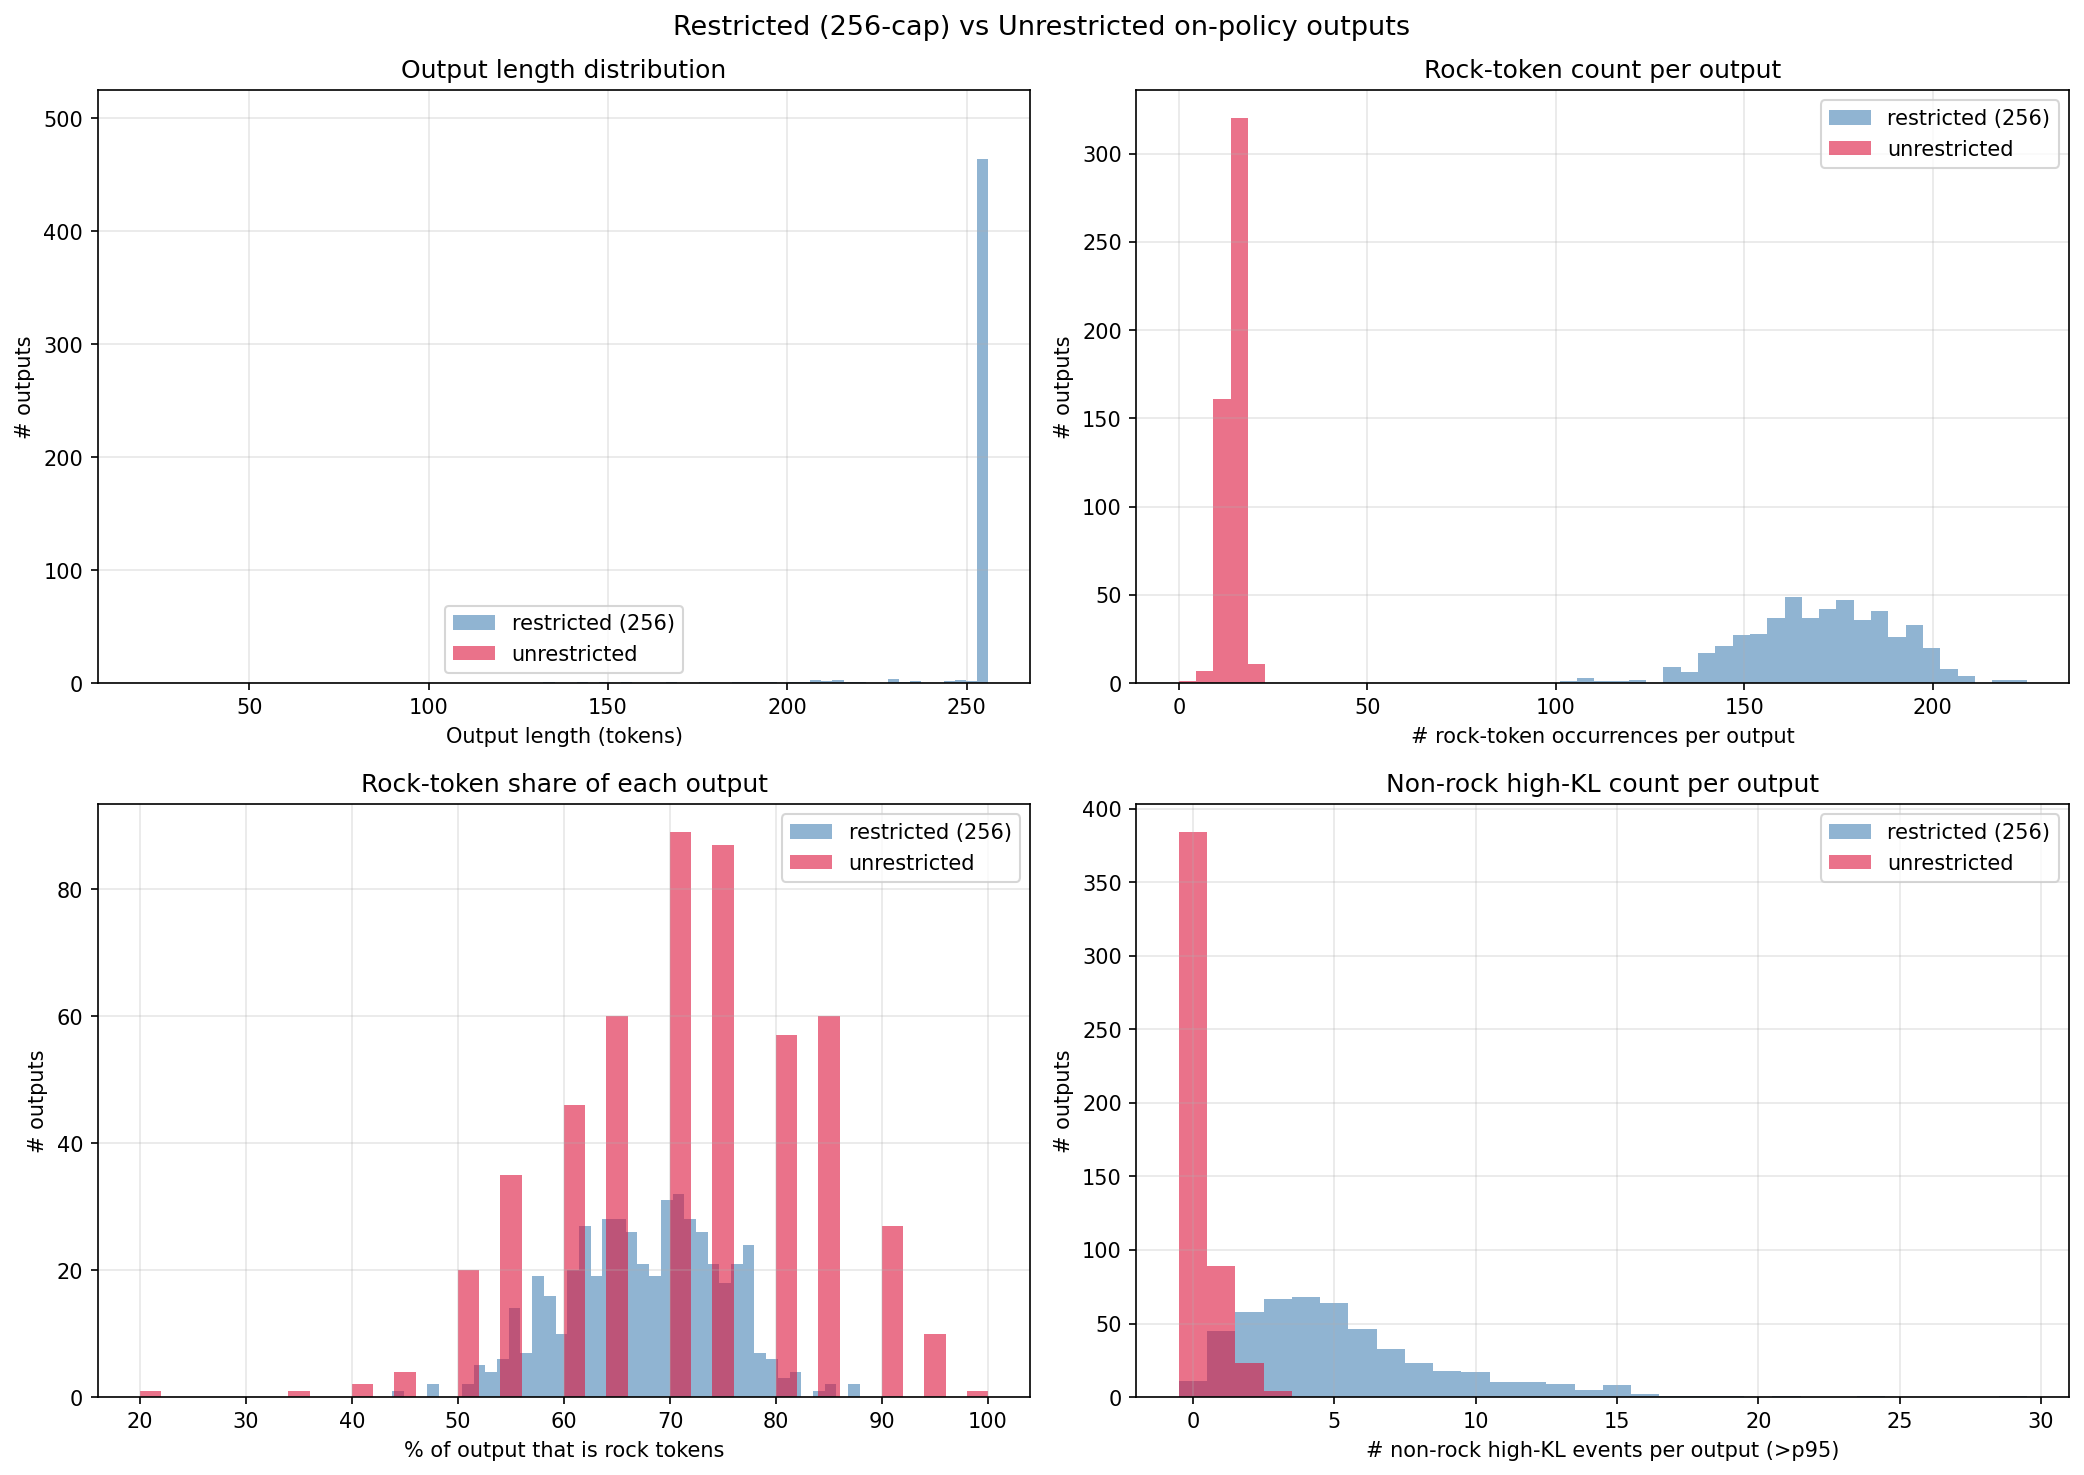

Source code (Python):
"""
Compare per-output rock-token distribution: unrestricted vs 256-capped.
Both runs are on-policy.
"""

import torch
import numpy as np
import pandas as pd
import matplotlib.pyplot as plt

from rock_per_output import per_output_table, summary_block, fmt

ROCK_CSV     = "rock_vs_control.csv"
RESTRICTED   = "rock_token_occurrences_onpolicy_n500.pt"
UNRESTRICTED = "rock_token_occurrences_onpolicy_n500_unrestricted.pt"
PCT          = 95.0

rock_ids = set(pd.read_csv(ROCK_CSV)["rock_id"].astype(int).tolist())
print(f"Rock tokens loaded: {len(rock_ids)}")

def load(path):
    print(f"Loading {path} ...")
    return pd.DataFrame(torch.load(path, map_location="cpu", weights_only=False)["occurrences"])

df_r = load(RESTRICTED)
df_u = load(UNRESTRICTED)

thr_r = float(np.percentile(df_r["kl"].values, PCT))
thr_u = float(np.percentile(df_u["kl"].values, PCT))

po_r = per_output_table(df_r, rock_ids, thr_r)
po_u = per_output_table(df_u, rock_ids, thr_u)

s_r = summary_block(po_r, df_r, thr_r)
s_u = summary_block(po_u, df_u, thr_u)

# ---------------------------------------------------------------------------
# Headline output-length comparison
# ---------------------------------------------------------------------------
print("\n=== Output length comparison ===")
for label, po in [("restricted (256-cap)", po_r), ("unrestricted",       po_u)]:
    n = po["n_tokens"]
    print(f"  {label:<22} median={n.median():.0f}  "
          f"IQR={n.quantile(.25):.0f}-{n.quantile(.75):.0f}  "
          f"min={n.min():.0f}  max={n.max():.0f}  mean={n.mean():.1f}")

# ---------------------------------------------------------------------------
# Side-by-side summary table
# ---------------------------------------------------------------------------
print(f"\n=== Per-output rock distribution (high-KL = top {100 - PCT:.0f}%) ===\n")
print(f"{'metric':<42} {'restricted-256':>16} {'unrestricted':>16}")
print("-" * 78)
for k in s_r:
    v_r, v_u = s_r[k], s_u[k]
    if isinstance(v_r, float):
        prec = 3 if any(x in k for x in ["share", "pct", "median"]) else 2
        v_r, v_u = fmt(v_r, prec), fmt(v_u, prec)
    elif isinstance(v_r, int):
        v_r, v_u = f"{v_r:,}", f"{v_u:,}"
    print(f"  {k:<40} {v_r:>16} {v_u:>16}")

# ---------------------------------------------------------------------------
# Plot: length, rock count, rock pct, non-rock high-KL count
# ---------------------------------------------------------------------------
fig, axes = plt.subplots(2, 2, figsize=(14, 10))

# (0,0) Output length distribution
ax = axes[0, 0]
ax.hist(po_r["n_tokens"], bins=40, alpha=0.6, color="steelblue", label="restricted (256)")
ax.hist(po_u["n_tokens"], bins=40, alpha=0.6, color="crimson",   label="unrestricted")
ax.set_xlabel("Output length (tokens)"); ax.set_ylabel("# outputs")
ax.set_title("Output length distribution"); ax.legend(); ax.grid(True, alpha=0.3)

# (0,1) Rock-token count per output
ax = axes[0, 1]
hi = max(po_r["rock_count"].max(), po_u["rock_count"].max())
bins = np.linspace(0, hi, 50)
ax.hist(po_r["rock_count"], bins=bins, alpha=0.6, color="steelblue", label="restricted (256)")
ax.hist(po_u["rock_count"], bins=bins, alpha=0.6, color="crimson",   label="unrestricted")
ax.set_xlabel("# rock-token occurrences per output"); ax.set_ylabel("# outputs")
ax.set_title("Rock-token count per output"); ax.legend(); ax.grid(True, alpha=0.3)

# (1,0) Rock-token percentage per output
ax = axes[1, 0]
ax.hist(po_r["rock_pct"], bins=40, alpha=0.6, color="steelblue", label="restricted (256)")
ax.hist(po_u["rock_pct"], bins=40, alpha=0.6, color="crimson",   label="unrestricted")
ax.set_xlabel("% of output that is rock tokens"); ax.set_ylabel("# outputs")
ax.set_title("Rock-token share of each output"); ax.legend(); ax.grid(True, alpha=0.3)

# (1,1) Non-rock high-KL count per output
ax = axes[1, 1]
hi = max(po_r["nonrock_high_count"].max(), po_u["nonrock_high_count"].max())
bins = np.arange(0, hi + 2) - 0.5
ax.hist(po_r["nonrock_high_count"], bins=bins, alpha=0.6, color="steelblue", label="restricted (256)")
ax.hist(po_u["nonrock_high_count"], bins=bins, alpha=0.6, color="crimson",   label="unrestricted")
ax.set_xlabel(f"# non-rock high-KL events per output (>p{PCT:.0f})"); ax.set_ylabel("# outputs")
ax.set_title("Non-rock high-KL count per output"); ax.legend(); ax.grid(True, alpha=0.3)

plt.suptitle("Restricted (256-cap) vs Unrestricted on-policy outputs", fontsize=13)
plt.tight_layout()
plt.savefig("compare_unrestricted.png", dpi=150, bbox_inches="tight")
print("\nSaved compare_unrestricted.png")
